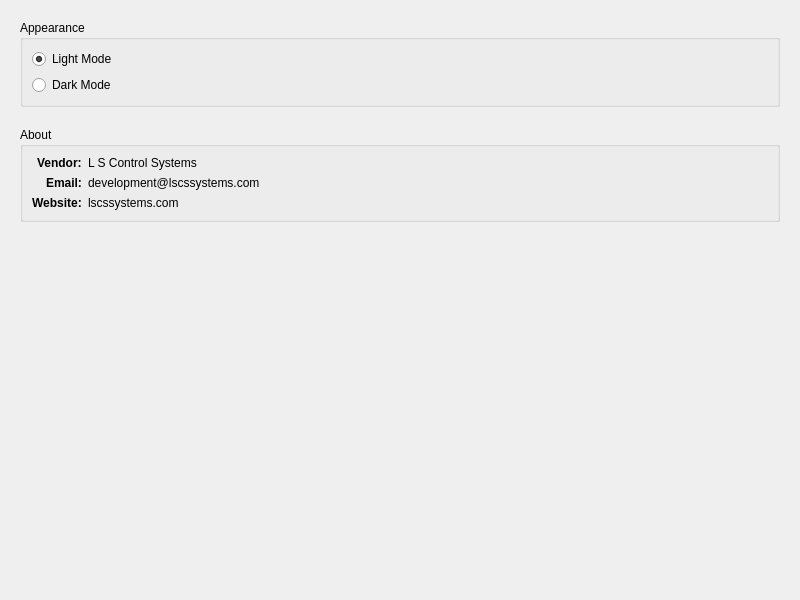
<?xml version="1.0" encoding="UTF-8"?>
<ui version="4.0">
 <class>SettingsView</class>
 <widget class="QWidget" name="SettingsView">
  <property name="geometry">
   <rect>
    <x>0</x>
    <y>0</y>
    <width>800</width>
    <height>600</height>
   </rect>
  </property>
  <property name="windowTitle">
   <string>Settings</string>
  </property>
  <layout class="QVBoxLayout" name="verticalLayout">
   <property name="spacing">
    <number>20</number>
   </property>
   <property name="leftMargin">
    <number>20</number>
   </property>
   <property name="topMargin">
    <number>20</number>
   </property>
   <property name="rightMargin">
    <number>20</number>
   </property>
   <property name="bottomMargin">
    <number>20</number>
   </property>
   <item>
    <widget class="QGroupBox" name="groupBox_appearance">
     <property name="title">
      <string>Appearance</string>
     </property>
     <layout class="QVBoxLayout" name="verticalLayout_2">
      <item>
       <widget class="QRadioButton" name="radio_light">
        <property name="text">
         <string>Light Mode</string>
        </property>
        <property name="checked">
         <bool>true</bool>
        </property>
       </widget>
      </item>
      <item>
       <widget class="QRadioButton" name="radio_dark">
        <property name="text">
         <string>Dark Mode</string>
        </property>
       </widget>
      </item>
     </layout>
    </widget>
   </item>
   <item>
    <widget class="QGroupBox" name="groupBox_about">
     <property name="title">
      <string>About</string>
     </property>
     <layout class="QFormLayout" name="formLayout">
      <property name="labelAlignment">
       <set>Qt::AlignRight|Qt::AlignTrailing|Qt::AlignVCenter</set>
      </property>
      <property name="formAlignment">
       <set>Qt::AlignLeft|Qt::AlignTop</set>
      </property>
      <item row="0" column="0">
       <widget class="QLabel" name="label_vendor_title">
        <property name="text">
         <string>Vendor:</string>
        </property>
        <property name="styleSheet">
         <string notr="true">font-weight: bold;</string>
        </property>
       </widget>
      </item>
      <item row="0" column="1">
       <widget class="QLabel" name="label_vendor_value">
        <property name="text">
         <string>L S Control Systems</string>
        </property>
       </widget>
      </item>
      <item row="1" column="0">
       <widget class="QLabel" name="label_email_title">
        <property name="text">
         <string>Email:</string>
        </property>
        <property name="styleSheet">
         <string notr="true">font-weight: bold;</string>
        </property>
       </widget>
      </item>
      <item row="1" column="1">
       <widget class="QLabel" name="label_email_value">
        <property name="text">
         <string>development@lscssystems.com</string>
        </property>
        <property name="openExternalLinks">
         <bool>true</bool>
        </property>
        <property name="textInteractionFlags">
         <set>Qt::TextBrowserInteraction</set>
        </property>
       </widget>
      </item>
      <item row="2" column="0">
       <widget class="QLabel" name="label_web_title">
        <property name="text">
         <string>Website:</string>
        </property>
        <property name="styleSheet">
         <string notr="true">font-weight: bold;</string>
        </property>
       </widget>
      </item>
      <item row="2" column="1">
       <widget class="QLabel" name="label_web_value">
        <property name="text">
         <string>lscssystems.com</string>
        </property>
        <property name="openExternalLinks">
         <bool>true</bool>
        </property>
        <property name="textInteractionFlags">
         <set>Qt::TextBrowserInteraction</set>
        </property>
       </widget>
      </item>
     </layout>
    </widget>
   </item>
   <item>
    <spacer name="verticalSpacer">
     <property name="orientation">
      <enum>Qt::Vertical</enum>
     </property>
     <property name="sizeHint" stdset="0">
      <size>
       <width>20</width>
       <height>40</height>
      </size>
     </property>
    </spacer>
   </item>
  </layout>
 </widget>
 <resources/>
 <connections/>
</ui>
